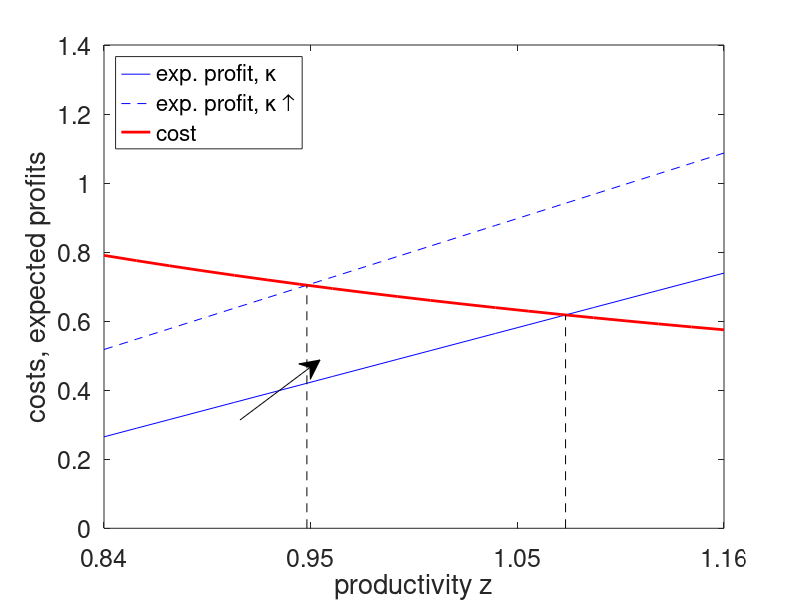

This chart was generated by the following MATLAB code: (Note: this script raises an error after producing the figure.)
% Paper: "Investing in the Green Transition and Competition from Laggards", 
% Johanna Saecker & Philip Schnattinger.

% Description: Small model: the competition effect. 
% This file replicates Figure 4. Create a folder "figures" to save the figures. 
% Author: Johanna Saecker, last update: 8.12.2024, Matlab 2023b.

% Copyright (C) 2024 Johanna Saecker & Philip Schnattinger

% This is free software: you can redistribute it and/or modify
% it under the terms of the GNU General Public License as published by
% the Free Software Foundation, either version 3 of the License, or
% (at your option) any later version.
%--------------------------------------------------------------------------

clear all;

%parameters in structure
par.siggma=3;   %Elasticity of substitution parameter
par.f=1;        %Production cost
par.c=2;        %Cost parameter

%define high and low values for n and ng
n_low=5; n_high=10;
ng_low=5; ng_high=10;


%% Figure: increase increase in the green policy probability (kappa)

z_vec=linspace(8,11,20);

%experiment: increase in the green policy probability
par.kappa=0.5;
par.kappa2=0.6;

%calculate curves (benefit-side (LHS), cost-side (RHS))
LHS1=@(z) par.kappa*z*ng_high^(1/(1-par.siggma))-par.f;
LHS2=@(z) par.kappa2*z*ng_high^(1/(1-par.siggma))-par.f;
RHS1=@(z) par.c./(z*(n_high^(1/(1-par.siggma))));

%calculate coordinates of intersections 
diff1=@(h) LHS1(h)-RHS1(h);
diff2=@(h) LHS2(h)-RHS1(h);

solx1=fzero(@(h) diff1(h),10.3);
soly1=LHS1(solx1);

solx2=fzero(@(h) diff2(h),8.5);
soly2=LHS2(solx2);

%x-coordinate for start of arrow
arrowdiff=abs(solx1-solx2);
arrowstart=solx2+0.8*arrowdiff;

figure
plot(z_vec,LHS1(z_vec),'b',z_vec,LHS2(z_vec),'b--',z_vec,RHS1(z_vec),'r','LineWidth',2); 
hold on 
plot([1 1]*solx1, [0 1]*soly1,'k--',[1 1]*solx2, [0 1]*soly2,'k--') 
hold off
legend('exp. profit, \kappa','exp. profit, \kappa \uparrow','cost', 'AutoUpdate','off','Location','northwest')
xlabel('productivity z')
xticks([8 9 10 11]);    %manually chosen (see above)
xticklabels({'0.84','0.95','1.05','1.16'}); %manually chosen as [8 9 10 11]/mean(z_vec)
ylabel('costs, expected profits')
set(gca,'FontSize',18)
%draw arrow
arrow = annotation('arrow');
arrow.Parent = gca;  
arrow.Position = [arrowstart, 0.25, -0.6*arrowdiff, 0];
%save
exportgraphics(gcf, [pwd '/figures/kappa.pdf'], 'ContentType', 'vector'); 



%% Figure: a high degree of current competition from laggards (N high)
 
%calculate curves (benefit-side (LHS), cost-side (RHS))
LHS1=@(z) par.kappa*z*ng_high^(1/(1-par.siggma))-par.f;
RHS1=@(z) par.c./(z*(n_low^(1/(1-par.siggma))));
RHS2=@(z) par.c./(z*(n_high^(1/(1-par.siggma))));

%calculate coordinates of intersections 
diff1=@(h) LHS1(h)-RHS1(h);
diff2=@(h) LHS1(h)-RHS2(h);

solx1=fzero(@(h) diff1(h),9.4);
soly1=LHS1(solx1);

solx2=fzero(@(h) diff2(h),10.2);
soly2=RHS2(solx2);

%x-coordinate for start of arrow
arrowdiff=abs(solx1-solx2);
arrowstart=solx1+0.2*arrowdiff;

figure
plot(z_vec,LHS1(z_vec),'b',z_vec,RHS1(z_vec),'r',z_vec,RHS2(z_vec),'r--','LineWidth',2); 
hold on 
plot([1 1]*solx1, [0 1]*soly1,'k--',[1 1]*solx2, [0 1]*soly2,'k--') 
hold off
legend('exp. profit','cost, N','cost, N \uparrow', 'AutoUpdate','off','Location','southwest')
xlabel('productivity z')
xticks([8 9 10 11]);
xticklabels({'0.84','0.95','1.05','1.16'});
ylabel('costs, expected profits')
set(gca,'FontSize',18)
%draw arrow
arrow = annotation('arrow');
arrow.Parent = gca;  
arrow.Position = [arrowstart, 0.25, 0.6*arrowdiff, 0];
%save
exportgraphics(gcf, [pwd '/figures/n_high.pdf'], 'ContentType', 'vector'); 



%% Figure: lower competition in a green economy (Ng low)

z_vec=linspace(6,12,20);

%calculate curves (benefit-side (LHS), cost-side (RHS))
LHS1=@(z) par.kappa*z*ng_high^(1/(1-par.siggma))-par.f;
LHS2=@(z) par.kappa*z*ng_low^(1/(1-par.siggma))-par.f;
RHS1=@(z) par.c./(z*(n_high^(1/(1-par.siggma))));

%calculate coordinates of intersections 
diff1=@(h) LHS1(h)-RHS1(h);
diff2=@(h) LHS2(h)-RHS1(h);

solx1=fzero(@(h) diff1(h),9.4);
soly1=LHS1(solx1);

solx2=fzero(@(h) diff2(h),10.2);
soly2=LHS2(solx2);

%x-coordinate for start of arrow
arrowdiff=abs(solx1-solx2);
arrowstart=solx2+0.8*arrowdiff;

figure
plot(z_vec,LHS1(z_vec),'b',z_vec,LHS2(z_vec),'b--',z_vec,RHS1(z_vec),'r','LineWidth',2); 
hold on 
plot([1 1]*solx1, [0 1]*soly1,'k--',[1 1]*solx2, [0 1]*soly2,'k--') 
hold off
legend('exp. profit, N_g','exp. profit, N_g \downarrow','cost', 'AutoUpdate','off','Location','northwest')
xlabel('productivity z')
xticks([6 8 10 12]);
xticklabels({'0.67','0.89','1.12','1.34'});     %[6 8 10 12]/mean(z_vec)
ylabel('costs, expected profits')
set(gca,'FontSize',18)
%draw arrow
arrow = annotation('arrow') ;
arrow.Parent = gca;  
arrow.Position = [arrowstart, 0.2, -0.6*arrowdiff, 0] ;
%save
exportgraphics(gcf, [pwd '/figures/ng_falls.pdf'], 'ContentType', 'vector'); 

